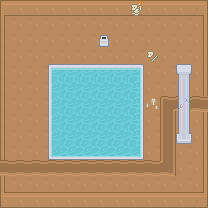

A level layout from a 2D game, rendered from its tile map. Below: a short description, then the map file with tile-grid data replaced by summaries:
An orthogonal 13x13 tile map with 16x16 px tiles, 4 tile layers (Ground, Passible Above-Ground, Impassible Above-Ground, Highest) and 2 objects.

<map version="1.2" tiledversion="1.2.0" orientation="orthogonal" renderorder="right-down" width="13" height="13" tilewidth="16" tileheight="16" infinite="0" nextlayerid="7" nextobjectid="4">
 <properties>
  <property name="player-z" type="int" value="3" />
 </properties>
 <tileset firstgid="1" name="Rogue-like Dungeon" tilewidth="16" tileheight="16" spacing="1" tilecount="522" columns="29">
  <image source="roguelikeDungeon_transparent.png" width="492" height="305" />
 </tileset>
 <layer id="1" name="Ground" width="13" height="13">
  <properties>
   <property name="z" type="int" value="0" />
  </properties>
  <data>[169 cells, 120 non-empty, 1 distinct tile ids]</data>
 </layer>
 <layer id="2" name="Passible Above-Ground" width="13" height="13">
  <properties>
   <property name="z" type="int" value="1" />
  </properties>
  <data>[169 cells, 19 non-empty, 6 distinct tile ids]</data>
 </layer>
 <layer id="3" name="Impassible Above-Ground" width="13" height="13">
  <properties>
   <property name="z" type="int" value="2" />
  </properties>
  <data>[169 cells, 84 non-empty, 18 distinct tile ids]</data>
 </layer>
 <layer id="4" name="Highest" width="13" height="13">
  <properties>
   <property name="z" type="int" value="4" />
  </properties>
  <data>[169 cells, 5 non-empty, 4 distinct tile ids]</data>
 </layer>
 <objectgroup id="6" name="Map Links">
  <object id="2" x="-7.5" y="167.5" />
  <object id="3" x="215" y="104" />
 </objectgroup>
</map>
